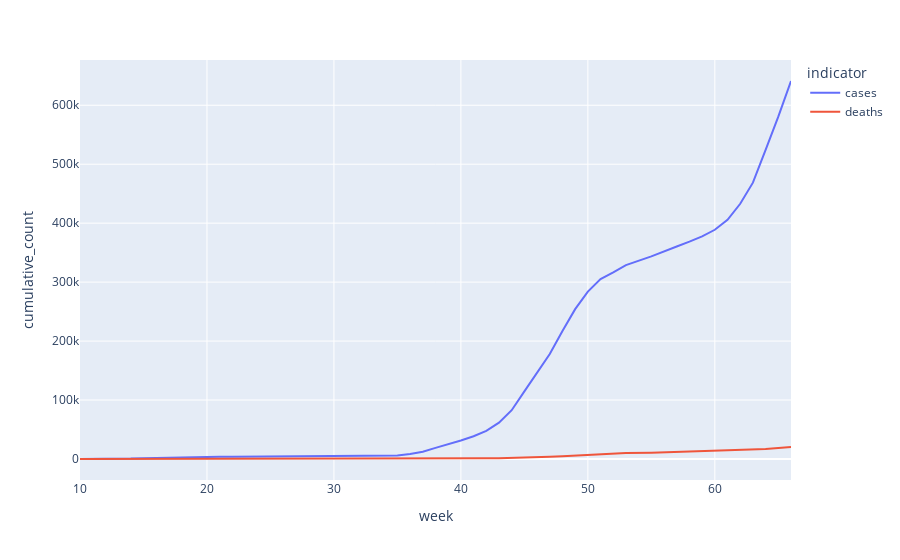

Notebook code cell kept with this figure:
### Code cell
pio.show(f)

### Figure 1 — Plotly figure (JSON) as saved in the notebook; plotly's stock layout.template omitted (floating-point values rounded to 4 significant figures)
{"data": [{"hovertemplate": "indicator=cases<br>week=%{x}<br>cumulative_count=%{y}<extra></extra>", "legendgroup": "cases", "line": {"color": "#636efa", "dash": "solid"}, "mode": "lines", "name": "cases", "orientation": "v", "showlegend": true, "type": "scatter", "uid": "faad9085-78ff-4d2d-9a45-df0d3e15bb38", "x": [10, 11, 12, 13, 14, 15, 16, 17, 18, 19, 20, 21, 22, 23, 24, 25, 26, 27, 28, 29, 30, 31, 32, 33, 34, 35, 36, 37, 38, 39, 40, 41, 42, 43, 44, 45, 46, 47, 48, 49, 50, 51, 52, 53, 55, 56, 57, 58, 59, 60, 61, 62, 63, 64, 65, 66], "xaxis": "x", "y": [8, 39, 167, 447, 744, 1458, 1984, 2583, 3035, 3284, 3535, 3756, 3876, 3970, 4076, 4102, 4142, 4183, 4234, 4333, 4448, 4535, 4696, 4916, 5155, 5961, 8387, 12309, 18866, 24716, 31480, 38577, 47768, 61563, 82780, 114778, 147456, 177952, 217122, 254148, 283870, 305130, 316669, 328851, 343656, 352703, 360418, 368710, 377655, 388799, 405646, 432925, 468713, 524196, 580642, 641124], "yaxis": "y"}, {"hovertemplate": "indicator=deaths<br>week=%{x}<br>cumulative_count=%{y}<extra></extra>", "legendgroup": "deaths", "line": {"color": "#EF553B", "dash": "solid"}, "mode": "lines", "name": "deaths", "orientation": "v", "showlegend": true, "type": "scatter", "uid": "7e876f1f-d045-4845-8102-b3bf9d278cf3", "x": [10, 11, 12, 13, 14, 15, 16, 17, 18, 19, 20, 21, 22, 23, 24, 25, 26, 27, 28, 29, 30, 31, 32, 33, 34, 35, 36, 37, 38, 39, 40, 41, 42, 43, 44, 45, 46, 47, 48, 49, 50, 51, 52, 53, 55, 56, 57, 58, 59, 60, 61, 62, 63, 64, 65, 66], "xaxis": "x", "y": [0, 1, 7, 15, 38, 109, 199, 280, 351, 421, 462, 491, 526, 542, 563, 572, 581, 589, 595, 596, 596, 597, 602, 608, 613, 614, 624, 637, 686, 749, 833, 968, 1173, 1472, 1889, 2493, 3190, 3891, 4823, 5984, 7130, 8282, 9161, 9977, 10725, 11409, 12024, 12578, 13155, 13752, 14347, 15058, 15988, 17083, 18451, 20161], "yaxis": "y"}], "layout": {"legend": {"title": {"text": "indicator"}, "tracegroupgap": 0}, "margin": {"t": 60}, "xaxis": {"anchor": "y", "domain": [0, 1], "title": {"text": "week"}}, "yaxis": {"anchor": "x", "domain": [0, 1], "title": {"text": "cumulative_count"}}}}
